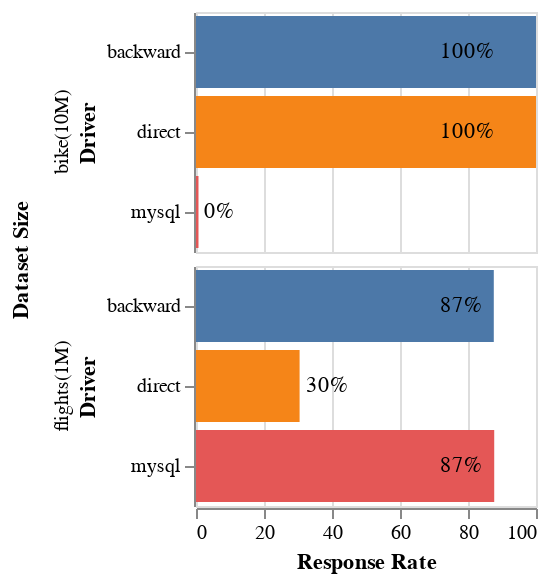

Specify this chart in Vega-Lite:
### Vega-Lite specification from a JSON file in a GitHub repository (floating-point values rounded to 4 significant figures)
{"$schema": "https://vega.github.io/schema/vega-lite/v4.json", "description": "A simple bar chart with embedded data.", "data": {"values": [{"dataset_size": "1M", "dataset": "flights(1M)", "driver": "direct", "meanDuration": 921.7, "countAnswered": 1595, "durationCiLower": 902.6, "durationCiUpper": 940.9, "durationStd": 390.1, "countViolated": 1109, "responseRate": 0.3047}, {"dataset_size": "1M", "dataset": "flights(1M)", "driver": "backward", "meanDuration": 508.9, "countAnswered": 1595, "durationCiLower": 496.0, "durationCiUpper": 521.9, "durationStd": 263.3, "countViolated": 198, "responseRate": 0.8759}, {"dataset_size": "1M", "dataset": "flights(1M)", "driver": "mysql", "meanDuration": 231.2, "countAnswered": 1399, "durationCiLower": 230.1, "durationCiUpper": 232.3, "durationStd": 21.08, "countViolated": false, "responseRate": 0.8771}, {"dataset_size": "10M", "dataset": "bike(10M)", "driver": "direct", "meanDuration": 47.5, "countAnswered": 1500, "durationCiLower": 42.16, "durationCiUpper": 52.83, "durationStd": 105.3, "countViolated": false, "responseRate": 1.0}, {"dataset_size": "10M", "dataset": "bike(10M)", "driver": "backward", "meanDuration": 1.428, "countAnswered": 1500, "durationCiLower": 1.395, "durationCiUpper": 1.461, "durationStd": 0.6561, "countViolated": false, "responseRate": 1.0}, {"dataset_size": "10M", "dataset": "bike(10M)", "driver": "mysql", "meanDuration": 18320.0, "countAnswered": 106, "durationCiLower": 13900.0, "durationCiUpper": 22750.0, "durationStd": 22970.0, "countViolated": 95.0, "responseRate": 0.007333}]}, "transform": [{"calculate": "datum.responseRate*100", "as": "respRate"}, {"calculate": "floor(datum.respRate)+ '%'", "as": "respRateNice"}, {"calculate": "clamp(datum.respRate,0,70)", "as": "respRateTextPos"}], "facet": {"row": {"field": "dataset", "type": "ordinal", "title": "Dataset Size", "header": {"labelPadding": 2, "titlePadding": 0}}}, "config": {"facet": {"spacing": 5}}, "spec": {"height": 120, "width": 170, "layer": [{"mark": {"type": "bar", "clip": true}, "encoding": {"y": {"field": "driver", "type": "nominal", "title": "Driver"}, "x": {"field": "respRate", "type": "quantitative", "scale": {"domain": [0, 100]}, "title": "Response Rate"}, "color": {"field": "driver", "type": "nominal", "title": "Driver", "legend": null}}}, {"mark": {"type": "text", "align": "left", "baseline": "middle", "clip": true, "dx": 3}, "encoding": {"text": {"field": "respRateNice", "type": "nominal"}, "y": {"field": "driver", "type": "nominal", "title": "Driver"}, "x": {"field": "respRateTextPos", "type": "quantitative"}}}]}}
